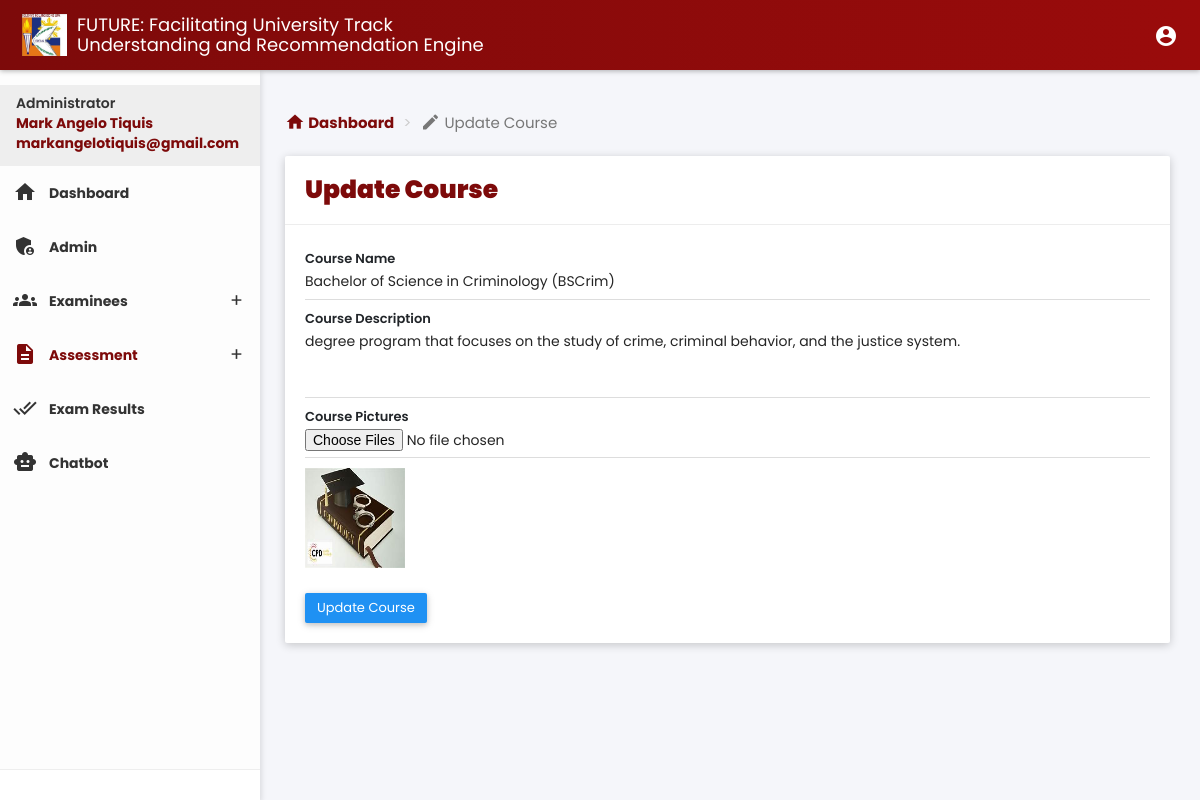
Page /admin/update_course.php?course_id=17 (signed in) on the committed database.
### tables this page shows
CREATE TABLE `tbl_courses` (
  `id` int(11) NOT NULL,
  `course_name` varchar(255) NOT NULL,
  `course_description` text NOT NULL,
  `course_picture` longtext NOT NULL CHECK (json_valid(`course_picture`)),
  `school_year` varchar(255) DEFAULT NULL,
  `created_at` timestamp NOT NULL DEFAULT current_timestamp(),
  `updated_at` timestamp NOT NULL DEFAULT current_timestamp() ON UPDATE current_timestamp()
);

### admin/update_course.php (the view, shortened to what this page needs)
<?php
include '../database/connection.php';
if (isset($_GET['course_id'])) {
    $course_id = $_GET['course_id'];
    $query = "SELECT * FROM tbl_courses WHERE id = :course_id";
    $stmt = $conn->prepare($query);
    $stmt->bindParam(':course_id', $course_id);
    $stmt->execute();
    $course = $stmt->fetch(PDO::FETCH_ASSOC);
} else {
    header('Location: course.php');
    exit;
}
?>
<!DOCTYPE html>
<html>
<head>
    <link href="plugins/bootstrap/css/bootstrap.css" rel="stylesheet">
    <link href="plugins/bootstrap-select/css/bootstrap-select.css" rel="stylesheet">
    <link href="plugins/node-waves/waves.css" rel="stylesheet" />
    <link href="plugins/animate-css/animate.css" rel="stylesheet" />
    <link href="plugins/multi-select/css/multi-select.css" rel="stylesheet">
    <link href="plugins/jquery-datatable/skin/bootstrap/css/dataTables.bootstrap.css" rel="stylesheet">
    <link href="css/style.css" rel="stylesheet">
    <link href="css/themes/all-themes.css" rel="stylesheet" />
    <link rel="stylesheet" href="css/custom.css">
</head>
<body class="theme-red">
    <nav class="navbar">
        <div class="container-fluid">
            <div class="navbar-header">
                <a id="app-title" style="display:flex;align-items:center" class="navbar-brand" href="index.php">
                    <img id="bcas-logo" style="width:45px;display:inline;margin-right:10px;" src="images/dashboard/kll-logo.jpg" />
                    FUTURE: Facilitating University Track <br> Understanding and Recommendation Engine
                </a>
            </div>
            <div class="collapse navbar-collapse" id="navbar-collapse">
                <ul class="nav navbar-nav navbar-right">
                    <li class="pull-right"><a href="javascript:void(0);" class="js-right-sidebar" data-close="true"><i class="material-icons">account_circle</i></a></li>
                </ul>
            </div>
        </div>
    </nav>
    <section>
        <?php include 'components/left_sidebar.php' ?>
    </section>
    <section class="content">
        <div class="container-fluid">
            <div class="block-header">
                <ol style="font-size: 15px;" class="breadcrumb breadcrumb-col-red">
                    <li><a href="index.php"><i style="font-size: 20px;" class="material-icons">home</i>
                            Dashboard</a></li>
                    <li class="active"><i style="font-size: 20px;" class="material-icons">edit</i> Update Course
                    </li>
                </ol>
            </div>
            <div class="row clearfix">
                <div class="col-lg-12 col-md-12 col-sm-12 col-xs-12">
                    <div class="card">
                        <div class="header">
                            <h2 style="font-size: 25px; font-weight: 900; color: #7D0A0A;">
                                Update Course
                            </h2>
                        </div>
                        <div class="body">
                            <form action="" id="update_course_validation" method="POST" enctype="multipart/form-data">
                                <div class="form-group form-float" style="margin-top: 20px !important;">
                                    <div class="form-line">
                                        <input type="text" class="form-control" name="course_name" value="<?= htmlspecialchars($course['course_name']) ?>" required>
                                        <label class="form-label">Course Name</label>
                                    </div>
                                </div>
                                <div class="form-group form-float">
                                    <div class="form-line">
                                        <textarea name="description" cols="30" rows="3" class="form-control no-resize" required><?= htmlspecialchars($course['course_description']) ?></textarea>
                                        <label class="form-label">Course Description</label>
                                    </div>
                                </div>
                                <div class="form-group form-float">
                                    <div class="form-line">
                                        <input type="file" class="form-control" name="course_picture[]" onchange="previewImages(event)" multiple>
                                        <label class="form-label">Course Pictures</label>
                                    </div>
                                    <div id="image-preview-container" style="margin-top: 10px;">
                                        <?php
                                        $images = json_decode($course['course_picture'], true);
                                        if (is_array($images)) {
                                            foreach ($images as $image) {
                                                echo "<img src='../public/courses/$image' style='width:100px;height:100px;margin-right:10px;'>";
                                            }
                                        }
                                        ?>
                                    </div>
                                </div>
                                <button class="btn btn-primary" type="submit">Update Course</button>
                            </form>
                        </div>
                    </div>
                </div>
            </div>
        </div>
    </section>
</body>
</html>

### admin/css/themes/all-themes.css (style rules this page uses)
.theme-red .navbar-brand { color: #fff; }
.theme-red .nav>li>a { color: #fff; }

### admin/css/custom.css (style rules this page uses)
.breadcrumb { padding-left: 0px; }
input[type=file] { border: #ccc solid 1px; }
.form-group .form-line.focused .form-label, .form-group .form-line .form-label { top: -15px !important; }
.form-label, .field-label, .modal label:not(.error) { font-weight: 600 !important; font-size: 13px !important; color: #212529 !important; }
.card .header { color: #7D0A0A !important; }
.content { color: #252525 !important; }
.form-control { color: #252525 !important; }
body { font-family: "Poppins", sans-serif !important; }
.navbar { background: linear-gradient(to right, #7D0A0A 0%, #9a0b0b 100%) !important; }
body { background-color: #f5f6fa !important; }
.block-header .breadcrumb { font-size: 15px; }

### admin/update_course.php (style rules this page uses)
body { font-family: 'Poppins', sans-serif !important; }

### rows in the picture
tbl_courses: course_name "Bachelor of Science in Criminology (BSCrim)", description "degree program that focuses on the study of crime, criminal behavior, and the justice system."

### other values in the picture
$_SESSION['fullname'] "Mark Angelo Tiquis"
$_SESSION['email'] "markangelotiquis@gmail.com"
